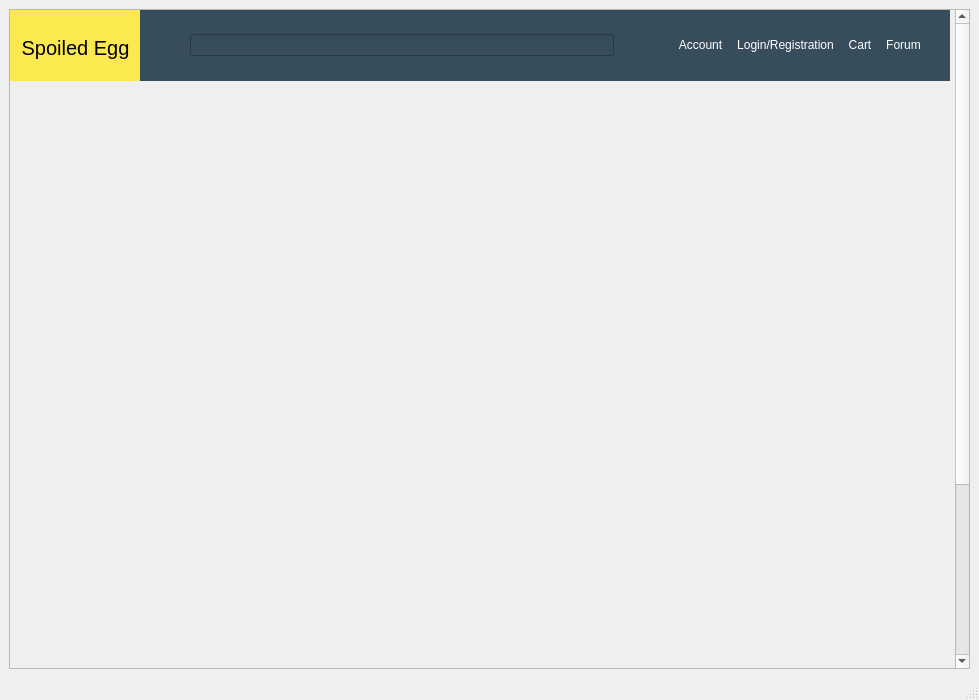
<?xml version="1.0" encoding="UTF-8"?>
<ui version="4.0">
 <class>MainWindow</class>
 <widget class="QMainWindow" name="MainWindow">
  <property name="geometry">
   <rect>
    <x>0</x>
    <y>0</y>
    <width>979</width>
    <height>700</height>
   </rect>
  </property>
  <property name="windowTitle">
   <string>MainWindow</string>
  </property>
  <widget class="QWidget" name="centralwidget">
   <layout class="QGridLayout" name="gridLayout">
    <item row="0" column="0">
     <widget class="QScrollArea" name="ScrollArea">
      <property name="sizePolicy">
       <sizepolicy hsizetype="Expanding" vsizetype="Expanding">
        <horstretch>0</horstretch>
        <verstretch>0</verstretch>
       </sizepolicy>
      </property>
      <property name="minimumSize">
       <size>
        <width>0</width>
        <height>0</height>
       </size>
      </property>
      <property name="verticalScrollBarPolicy">
       <enum>Qt::ScrollBarAlwaysOn</enum>
      </property>
      <property name="horizontalScrollBarPolicy">
       <enum>Qt::ScrollBarAsNeeded</enum>
      </property>
      <property name="widgetResizable">
       <bool>true</bool>
      </property>
      <widget class="QWidget" name="MainPage">
       <property name="geometry">
        <rect>
         <x>0</x>
         <y>0</y>
         <width>945</width>
         <height>900</height>
        </rect>
       </property>
       <property name="minimumSize">
        <size>
         <width>0</width>
         <height>900</height>
        </size>
       </property>
       <widget class="QWidget" name="MenuBarWidget" native="true">
        <property name="geometry">
         <rect>
          <x>0</x>
          <y>0</y>
          <width>940</width>
          <height>71</height>
         </rect>
        </property>
        <property name="sizePolicy">
         <sizepolicy hsizetype="Preferred" vsizetype="Preferred">
          <horstretch>0</horstretch>
          <verstretch>0</verstretch>
         </sizepolicy>
        </property>
        <property name="minimumSize">
         <size>
          <width>0</width>
          <height>0</height>
         </size>
        </property>
        <property name="baseSize">
         <size>
          <width>0</width>
          <height>0</height>
         </size>
        </property>
        <property name="styleSheet">
         <string notr="true">QWidget{
background-color:rgb(56,77,91);
}</string>
        </property>
        <widget class="QLabel" name="CompanyLogo">
         <property name="geometry">
          <rect>
           <x>0</x>
           <y>0</y>
           <width>131</width>
           <height>75</height>
          </rect>
         </property>
         <property name="font">
          <font>
           <pointsize>15</pointsize>
          </font>
         </property>
         <property name="layoutDirection">
          <enum>Qt::LeftToRight</enum>
         </property>
         <property name="styleSheet">
          <string notr="true">background-color: rgb(252, 233, 79);</string>
         </property>
         <property name="text">
          <string>Spoiled Egg</string>
         </property>
         <property name="textFormat">
          <enum>Qt::AutoText</enum>
         </property>
         <property name="alignment">
          <set>Qt::AlignCenter</set>
         </property>
        </widget>
        <widget class="QWidget" name="horizontalLayoutWidget_3">
         <property name="geometry">
          <rect>
           <x>130</x>
           <y>0</y>
           <width>781</width>
           <height>71</height>
          </rect>
         </property>
         <layout class="QHBoxLayout" name="MenuBar">
          <property name="spacing">
           <number>14</number>
          </property>
          <item>
           <layout class="QHBoxLayout" name="SearchArea">
            <property name="spacing">
             <number>0</number>
            </property>
            <property name="leftMargin">
             <number>50</number>
            </property>
            <property name="rightMargin">
             <number>50</number>
            </property>
            <item>
             <widget class="QLineEdit" name="SearchBar">
              <property name="text">
               <string/>
              </property>
             </widget>
            </item>
           </layout>
          </item>
          <item>
           <widget class="QPushButton" name="AccountDetailBtn">
            <property name="styleSheet">
             <string notr="true">QPushButton{
background-color:rgb(56,77,91);
border:none;
color: rgb(255, 255, 255);
}

QPushButton::hover{
color: rgb(250, 207, 125);
}</string>
            </property>
            <property name="text">
             <string>Account</string>
            </property>
           </widget>
          </item>
          <item>
           <widget class="QPushButton" name="LoginNOutBtn">
            <property name="styleSheet">
             <string notr="true">QPushButton{
background-color:rgb(56,77,91);
border:none;
color: rgb(255, 255, 255);
}

QPushButton::hover{
color: rgb(250, 207, 125);
}</string>
            </property>
            <property name="text">
             <string>Login/Registration</string>
            </property>
           </widget>
          </item>
          <item>
           <widget class="QPushButton" name="CartBtn">
            <property name="styleSheet">
             <string notr="true">QPushButton{
background-color:rgb(56,77,91);
border:none;
color: rgb(255, 255, 255);
}

QPushButton::hover{
color: rgb(250, 207, 125);
}</string>
            </property>
            <property name="text">
             <string>Cart</string>
            </property>
           </widget>
          </item>
          <item>
           <widget class="QPushButton" name="ForumBtn">
            <property name="styleSheet">
             <string notr="true">QPushButton{
background-color:rgb(56,77,91);
border:none;
color: rgb(255, 255, 255);
}

QPushButton::hover{
color: rgb(250, 207, 125);
}</string>
            </property>
            <property name="text">
             <string>Forum</string>
            </property>
           </widget>
          </item>
         </layout>
        </widget>
       </widget>
      </widget>
     </widget>
    </item>
   </layout>
  </widget>
  <widget class="QStatusBar" name="statusbar"/>
 </widget>
 <resources/>
 <connections/>
</ui>
